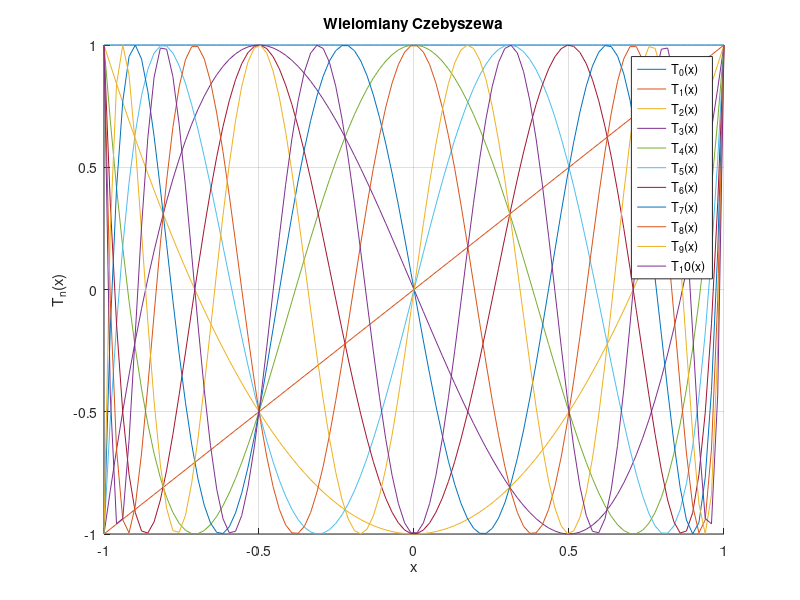

Write the MATLAB code that produced this figure.
clear all; close all; clc;

% Definiujemy wektor x na przedziale [-1, 1]
x = linspace(-1, 1, 100); 

% Inicjalizujemy macierz na wielomiany Czebyszewa
T = zeros(11, length(x));


T(1, :) = 1;        %T0
T(2, :) = x;        %T1


for n = 2:10
    T(n+1, :) = 2 * x .* T(n, :) - T(n-1, :);
end


figure;
hold on;
for n = 0:10
    plot(x, T(n+1, :), 'DisplayName', ['T_' num2str(n) '(x)']);
end
hold off;

% Oznaczenia wykresu
title('Wielomiany Czebyszewa');
xlabel('x');
ylabel('T_n(x)');
legend show;  
grid on;
